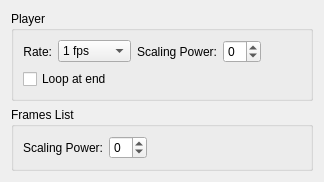
     <widget class="QWidget" name="tab" >
      <attribute name="title" >
       <string>Viewers</string>
      </attribute>
      <layout class="QVBoxLayout" >
       <item>
        <widget class="QGroupBox" name="groupBox_7" >
         <property name="title" >
          <string>Player</string>
         </property>
         <layout class="QVBoxLayout" >
          <item>
           <layout class="QHBoxLayout" >
            <item>
             <widget class="QLabel" name="label_11" >
              <property name="text" >
               <string>Rate:</string>
              </property>
              <property name="alignment" >
               <set>Qt::AlignRight|Qt::AlignTrailing|Qt::AlignVCenter</set>
              </property>
             </widget>
            </item>
            <item>
             <widget class="QComboBox" name="playbackRate_" >
              <property name="currentIndex" >
               <number>2</number>
              </property>
              <item>
               <property name="text" >
                <string>4 fps</string>
               </property>
              </item>
              <item>
               <property name="text" >
                <string>2 fps</string>
               </property>
              </item>
              <item>
               <property name="text" >
                <string>1 fps</string>
               </property>
              </item>
              <item>
               <property name="text" >
                <string>0.5 fps</string>
               </property>
              </item>
              <item>
               <property name="text" >
                <string>0.25 fps</string>
               </property>
              </item>
             </widget>
            </item>
            <item>
             <widget class="QLabel" name="label_6" >
              <property name="text" >
               <string>Scaling Power:</string>
              </property>
              <property name="alignment" >
               <set>Qt::AlignRight|Qt::AlignTrailing|Qt::AlignVCenter</set>
              </property>
             </widget>
            </item>
            <item>
             <widget class="QSpinBox" name="playerScalingPower_" >
              <property name="keyboardTracking" >
               <bool>false</bool>
              </property>
              <property name="minimum" >
               <number>-5</number>
              </property>
              <property name="maximum" >
               <number>5</number>
              </property>
             </widget>
            </item>
            <item>
             <spacer>
              <property name="orientation" >
               <enum>Qt::Horizontal</enum>
              </property>
              <property name="sizeHint" >
               <size>
                <width>40</width>
                <height>20</height>
               </size>
              </property>
             </spacer>
            </item>
           </layout>
          </item>
          <item>
           <layout class="QHBoxLayout" >
            <item>
             <widget class="QCheckBox" name="loop_" >
              <property name="focusPolicy" >
               <enum>Qt::NoFocus</enum>
              </property>
              <property name="text" >
               <string>Loop at end</string>
              </property>
             </widget>
            </item>
            <item>
             <spacer>
              <property name="orientation" >
               <enum>Qt::Horizontal</enum>
              </property>
              <property name="sizeHint" >
               <size>
                <width>40</width>
                <height>20</height>
               </size>
              </property>
             </spacer>
            </item>
           </layout>
          </item>
         </layout>
        </widget>
       </item>
       <item>
        <widget class="QGroupBox" name="groupBox_6" >
         <property name="title" >
          <string>Frames List</string>
         </property>
         <layout class="QHBoxLayout" >
          <item>
           <widget class="QLabel" name="label_46" >
            <property name="text" >
             <string>Scaling Power:</string>
            </property>
            <property name="alignment" >
             <set>Qt::AlignRight|Qt::AlignTrailing|Qt::AlignVCenter</set>
            </property>
           </widget>
          </item>
          <item>
           <widget class="QSpinBox" name="framesListScalingPower_" >
            <property name="keyboardTracking" >
             <bool>false</bool>
            </property>
            <property name="minimum" >
             <number>-5</number>
            </property>
            <property name="maximum" >
             <number>5</number>
            </property>
           </widget>
          </item>
          <item>
           <spacer>
            <property name="orientation" >
             <enum>Qt::Horizontal</enum>
            </property>
            <property name="sizeHint" >
             <size>
              <width>40</width>
              <height>20</height>
             </size>
            </property>
           </spacer>
          </item>
         </layout>
        </widget>
       </item>
       <item>
        <spacer>
         <property name="orientation" >
          <enum>Qt::Vertical</enum>
         </property>
         <property name="sizeHint" >
          <size>
           <width>10</width>
           <height>0</height>
          </size>
         </property>
        </spacer>
       </item>
      </layout>
     </widget>
